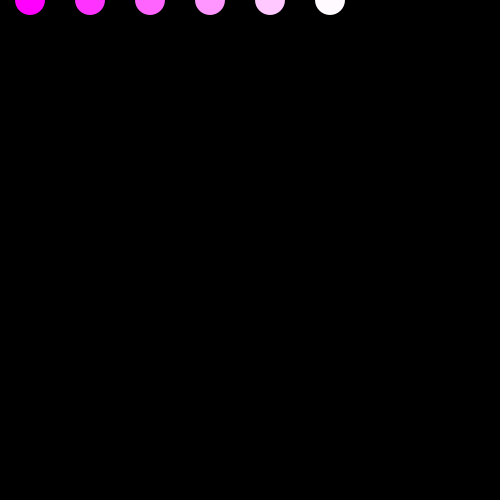
Frame 1 (no input)
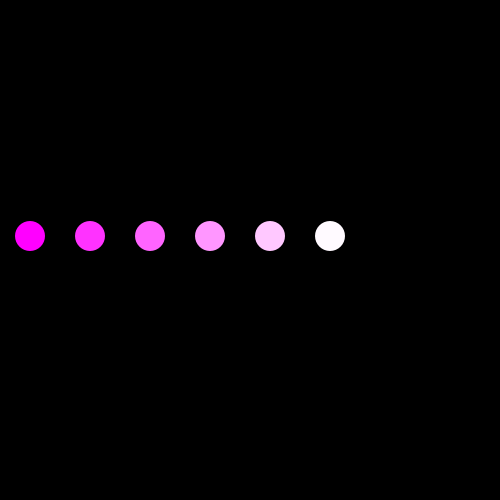
Frame 60 (the mouse pressed at the canvas centre just before this capture)
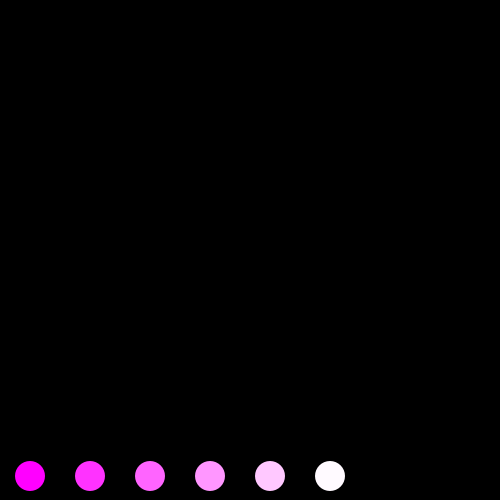
Frame 120 (the mouse held since frame 60 and released just before this capture)

The Processing sketch that drew these frames (run headless with seeded random() and noise(); from frame 60 on, the mouse is pressed at the canvas centre):

// Processing sketch: processing_66953
// ── processing_66953.pde

float[] circleX={30,90,150,210,270,330};
float[] circleY={0,0,0,0,0,0};
float y=0;
boolean ball= false;

void setup(){
  size(500,500);
  smooth();
  noStroke();
}
void draw(){
  background(0);
  for (int i = 0; i< 6;i++){
  fill(255,i*50,255);
  ellipse(circleX[i],circleY[i],30,30);
  if( circleY[i]>=0 && ball==false){
    circleY[i]+=4;}
    if( circleY[i]>=490){
      ball=true;}
    if(circleY[i]<=500 && ball==true){
    circleY[i]-=2;}
    if(circleY[i]<=10){
      ball=false;}

  
}}
